Frame 1 (no input): blank canvas, image omitted
Frame 60 (no input): blank canvas, image omitted
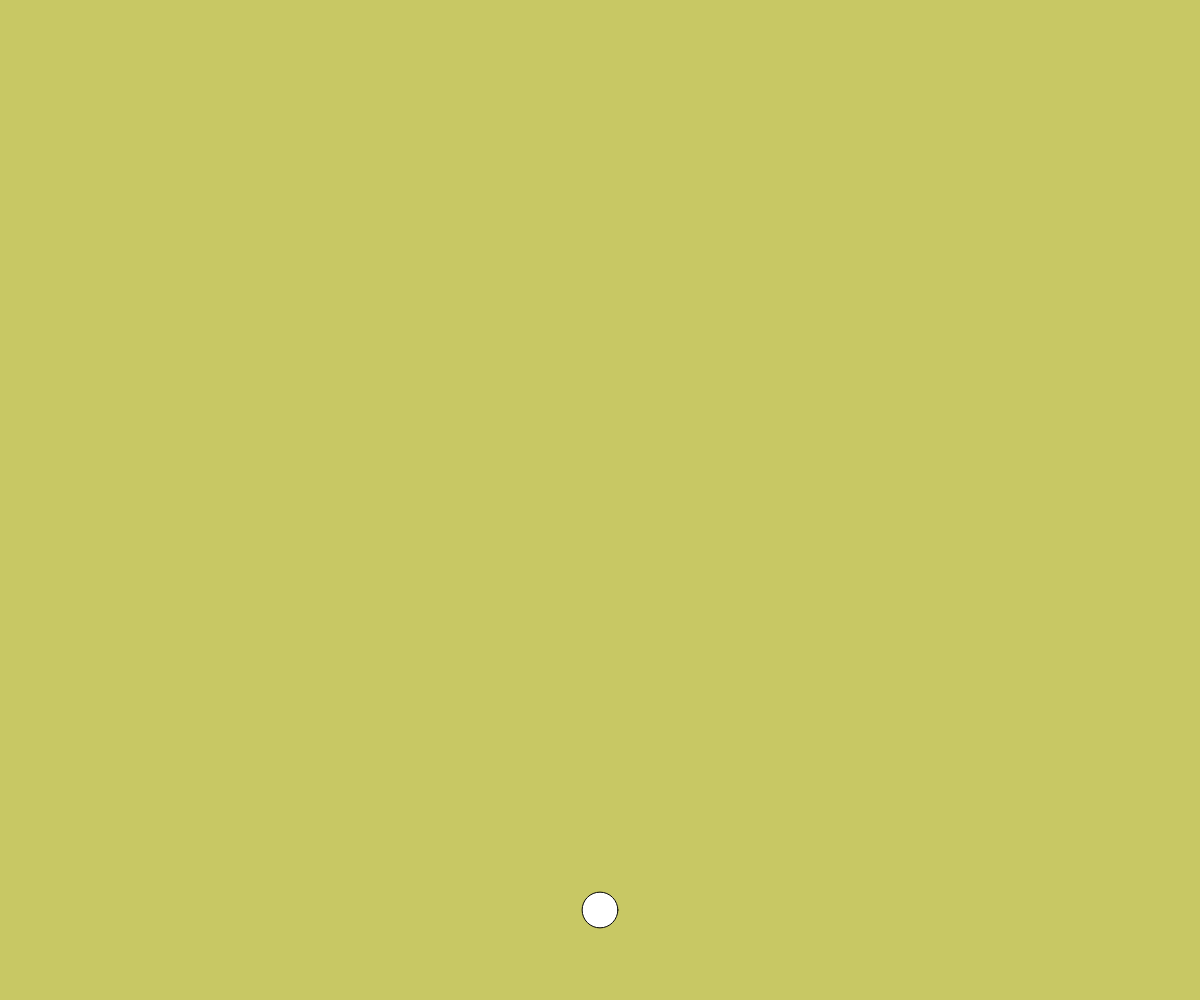
Frame 120 (the mouse pressed at the canvas centre since frame 60)

The p5.js sketch whose frames 1 and 60 were blank and that drew this single picture after the mouse press (run headless with seeded random() and noise() and a simulated clock; from frame 60 on, the mouse is pressed at the canvas centre):

// p5.js sketch
// ── sketch.js
var arrayOfBubbles = [];
let size;

function setup() {
  createCanvas(windowWidth, windowHeight);
  background(200, 200, 100);
}

function draw() {
  background(200, 200, 100);
  for (let bubble of arrayOfBubbles) {
    bubble.bounce();
  }
}

function mousePressed() {
  size = random(0, 50);
  bubble = new Bubble(mouseX, mouseY, size);
  arrayOfBubbles.push(bubble);
}

// ── bubble.js
let variation = 10;
let control = true;
let initialValue = 0;

class Bubble {
  constructor(x, y, size) {
    this.x = x;
    this.y = y;
    this.size = size;
    this.initialValue = y;
  }

  bounce() {
    if (this.initialValue < windowHeight) {
      if (control) {
        this.y += variation;
        if (this.y > windowHeight) control = false;
      }
      if (!control) {
        this.y -= variation;
        if (this.y < this.initialValue) {
          this.initialValue = this.initialValue + 10;
          control = true;
        }
      }
    }
    ellipse(this.x, this.y, this.size);
  }
}
